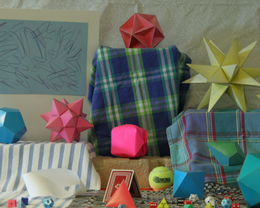
%> input picture Computational-Photography/3d-virtual-reality/code/image_part/Middlebury_21_clean_color.png, 260 x 208 px, shrunk from 463 x 370 before the run
$ octave stereo_image.m   (GNU Octave 9; MATLAB toolbox functions it lacks are replaced by stand-ins)
%> lines starting %> are read from the running program, lines starting %| are printed output that depends on the picture
### Computational-Photography/3d-virtual-reality/code/image_part/disparity2stero.m

% make into a function
% input: source image, disparity map, multipler K
% output: save left and write image, display them

function [Left Right] = disparity2stero(img,dis,k);

	% for RGB separately
	Right = img;
	%# create coordinate grid for image A
	[x,y,z] = size(img);
	[xx,yy] = ndgrid(1:x,1:y);
	%# linearize the arrays, and add the offsets
	B = dis(:);
	xx = xx(:);
	yy = yy(:);
	xxShifted = xx;
	yyShifted = yy - B*k/2;
	yyShifted = yyShifted - yyShifted(1); % scale back to origin

	%# preassign C to the right size and interpolate
	for i = 1:3
		temp = img(:,:,i);
		C = temp;
		C(:) = griddata(xxShifted,yyShifted,temp(:),xx,yy);
		Right(:,:,i) = C;
	end


	% for RGB separately
	Left = img;
	%# create coordinate grid for image A
	[x,y,z] = size(img);
	[xx,yy] = ndgrid(1:x,1:y);
	%# linearize the arrays, and add the offsets
	B = dis(:);
	xx = xx(:);
	yy = yy(:);
	xxShifted = xx;
	yyShifted = yy + B*k/2;
	yyShifted = yyShifted - yyShifted(1); % scale back to origin

	%# preassign C to the right size and interpolate
	for i = 1:3
		temp = img(:,:,i);
		C = temp;
		C(:) = griddata(xxShifted,yyShifted,temp(:),xx,yy);
		Left(:,:,i) = C;
	end


	% [13 lines of commented-out code are left out]

end

### Computational-Photography/3d-virtual-reality/code/image_part/stereo_image.m
% =========== stero image part
imgname = 'Middlebury_21_clean_color.png';
img = im2double(imread(imgname));

disname = 'Middlebury_21_output_disparity.png';
dis = im2double(imread(disname));
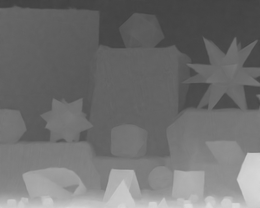
%> input picture Computational-Photography/3d-virtual-reality/code/image_part/Middlebury_21_output_disparity.png, 260 x 208 px, shrunk from 463 x 370 before the run
%> dis: size 208x260 double; min 0.255, max 0.855, mean 0.438

% multiplier: K to the given disparity map
k = 20;

[Left, Right] = disparity2stero(img, dis, k);
%> the loop in disparity2stero, `for i = 1:3` made 3 passes
%> pass 1, in disparity2stero, `temp = img(:,:,i);`:
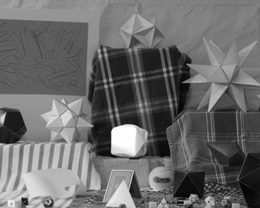
%> temp: size 208x260 double; min 0, max 1, mean 0.419
%> pass 2, in disparity2stero, `temp = img(:,:,i);`:
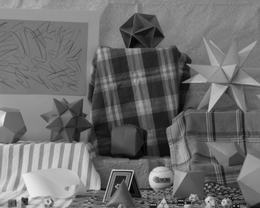
%> temp: size 208x260 double; min 0, max 0.933, mean 0.433
%> pass 3, in disparity2stero, `temp = img(:,:,i);`:
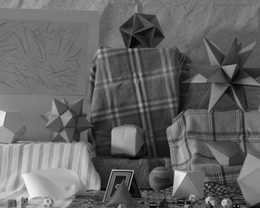
%> temp: size 208x260 double; min 0, max 0.961, mean 0.397
%> after the loop in disparity2stero, `for i = 1:3`:
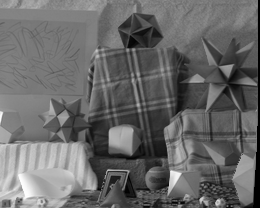
%> C: size 208x260 double; 1.14% of the values are NaN or infinite; the others: min 0, max 0.944, mean 0.394; drawn with min black, max white, NaN and infinite black
%> after the loop in disparity2stero, `for i = 1:3`: Right: size 208x260x3 double; 1.14% of the values are NaN or infinite; the others: min 0, max 1, mean 0.414
%> (the run ends here)
